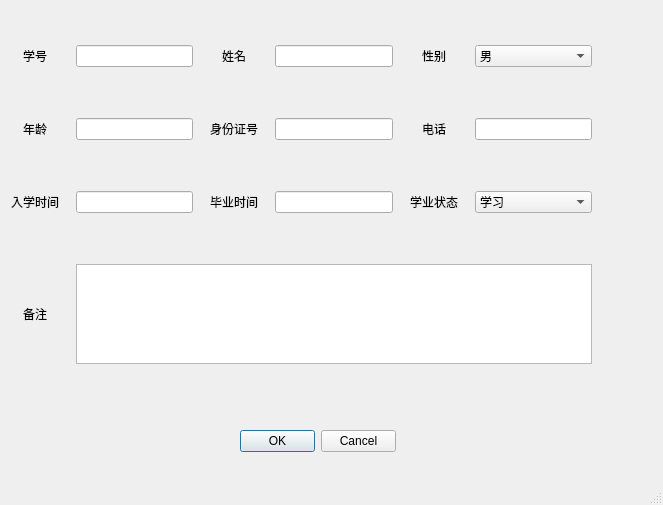
<?xml version="1.0" encoding="UTF-8"?>
<ui version="4.0">
 <class>AddInfo</class>
 <widget class="QMainWindow" name="AddInfo">
  <property name="geometry">
   <rect>
    <x>0</x>
    <y>0</y>
    <width>663</width>
    <height>505</height>
   </rect>
  </property>
  <property name="windowTitle">
   <string>MainWindow</string>
  </property>
  <widget class="QWidget" name="centralwidget">
   <widget class="QDialogButtonBox" name="buttonBox">
    <property name="geometry">
     <rect>
      <x>240</x>
      <y>430</y>
      <width>156</width>
      <height>23</height>
     </rect>
    </property>
    <property name="standardButtons">
     <set>QDialogButtonBox::Cancel|QDialogButtonBox::Ok</set>
    </property>
   </widget>
   <widget class="QWidget" name="gridLayoutWidget">
    <property name="geometry">
     <rect>
      <x>0</x>
      <y>0</y>
      <width>592</width>
      <height>411</height>
     </rect>
    </property>
    <layout class="QGridLayout" name="gridLayout">
     <item row="0" column="5">
      <widget class="QComboBox" name="sex">
       <item>
        <property name="text">
         <string>男</string>
        </property>
       </item>
       <item>
        <property name="text">
         <string>女</string>
        </property>
       </item>
      </widget>
     </item>
     <item row="1" column="1">
      <widget class="QLineEdit" name="age"/>
     </item>
     <item row="1" column="5">
      <widget class="QLineEdit" name="tel"/>
     </item>
     <item row="1" column="4">
      <widget class="QLabel" name="label_6">
       <property name="text">
        <string>电话</string>
       </property>
       <property name="alignment">
        <set>Qt::AlignCenter</set>
       </property>
      </widget>
     </item>
     <item row="1" column="0">
      <widget class="QLabel" name="label_4">
       <property name="text">
        <string>年龄</string>
       </property>
       <property name="alignment">
        <set>Qt::AlignCenter</set>
       </property>
      </widget>
     </item>
     <item row="3" column="0">
      <widget class="QLabel" name="label_9">
       <property name="minimumSize">
        <size>
         <width>0</width>
         <height>100</height>
        </size>
       </property>
       <property name="maximumSize">
        <size>
         <width>16777215</width>
         <height>100</height>
        </size>
       </property>
       <property name="text">
        <string>备注</string>
       </property>
       <property name="alignment">
        <set>Qt::AlignCenter</set>
       </property>
      </widget>
     </item>
     <item row="1" column="2">
      <widget class="QLabel" name="label_5">
       <property name="text">
        <string>身份证号</string>
       </property>
       <property name="alignment">
        <set>Qt::AlignCenter</set>
       </property>
      </widget>
     </item>
     <item row="1" column="3">
      <widget class="QLineEdit" name="identify"/>
     </item>
     <item row="0" column="1">
      <widget class="QLineEdit" name="acount"/>
     </item>
     <item row="0" column="3">
      <widget class="QLineEdit" name="name"/>
     </item>
     <item row="0" column="0">
      <widget class="QLabel" name="label">
       <property name="minimumSize">
        <size>
         <width>70</width>
         <height>0</height>
        </size>
       </property>
       <property name="text">
        <string>学号</string>
       </property>
       <property name="alignment">
        <set>Qt::AlignCenter</set>
       </property>
      </widget>
     </item>
     <item row="0" column="4">
      <widget class="QLabel" name="label_2">
       <property name="text">
        <string>性别</string>
       </property>
       <property name="alignment">
        <set>Qt::AlignCenter</set>
       </property>
      </widget>
     </item>
     <item row="0" column="2">
      <widget class="QLabel" name="label_3">
       <property name="text">
        <string>姓名</string>
       </property>
       <property name="alignment">
        <set>Qt::AlignCenter</set>
       </property>
      </widget>
     </item>
     <item row="3" column="1" colspan="5">
      <widget class="QTextEdit" name="textEdit">
       <property name="minimumSize">
        <size>
         <width>0</width>
         <height>100</height>
        </size>
       </property>
       <property name="maximumSize">
        <size>
         <width>16777215</width>
         <height>100</height>
        </size>
       </property>
      </widget>
     </item>
     <item row="2" column="0">
      <widget class="QLabel" name="label_7">
       <property name="text">
        <string>入学时间</string>
       </property>
       <property name="alignment">
        <set>Qt::AlignCenter</set>
       </property>
      </widget>
     </item>
     <item row="2" column="1">
      <widget class="QLineEdit" name="enroll"/>
     </item>
     <item row="2" column="2">
      <widget class="QLabel" name="label_8">
       <property name="minimumSize">
        <size>
         <width>70</width>
         <height>0</height>
        </size>
       </property>
       <property name="maximumSize">
        <size>
         <width>70</width>
         <height>16777215</height>
        </size>
       </property>
       <property name="text">
        <string>毕业时间</string>
       </property>
       <property name="alignment">
        <set>Qt::AlignCenter</set>
       </property>
      </widget>
     </item>
     <item row="2" column="3">
      <widget class="QLineEdit" name="leave"/>
     </item>
     <item row="2" column="4">
      <widget class="QLabel" name="label_10">
       <property name="minimumSize">
        <size>
         <width>70</width>
         <height>0</height>
        </size>
       </property>
       <property name="maximumSize">
        <size>
         <width>70</width>
         <height>16777215</height>
        </size>
       </property>
       <property name="text">
        <string>学业状态</string>
       </property>
       <property name="alignment">
        <set>Qt::AlignCenter</set>
       </property>
      </widget>
     </item>
     <item row="2" column="5">
      <widget class="QComboBox" name="condition">
       <item>
        <property name="text">
         <string>学习</string>
        </property>
       </item>
       <item>
        <property name="text">
         <string>结业</string>
        </property>
       </item>
       <item>
        <property name="text">
         <string>退学</string>
        </property>
       </item>
      </widget>
     </item>
    </layout>
   </widget>
  </widget>
  <widget class="QMenuBar" name="menubar">
   <property name="geometry">
    <rect>
     <x>0</x>
     <y>0</y>
     <width>663</width>
     <height>28</height>
    </rect>
   </property>
  </widget>
  <widget class="QStatusBar" name="statusbar"/>
 </widget>
 <resources/>
 <connections/>
</ui>
